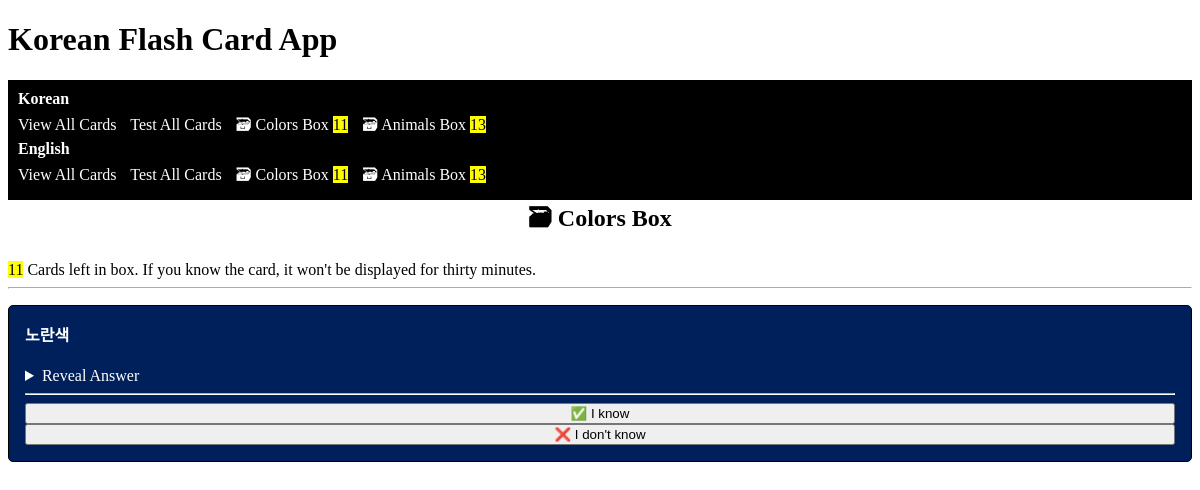
Page /kbox/Colors on the committed database.
### cards/models.py (models this page shows, shortened)
class Card(models.Model):
    korean = models.CharField(max_length=100)
    english = models.CharField(max_length=100)
    box = models.CharField(max_length=100)
    last_tested = models.DateTimeField(auto_now_add=True)

### cards/views.py (the view, shortened to what this page needs)
class KoreanBoxView(KCardListView):
    template_name = "cards/box.html"
    form_class = CardCheckForm
    def get_queryset(self):
        return Card.objects.filter(box=self.kwargs["box_name"])
    def get_context_data(self, **kwargs):
        context = super().get_context_data(**kwargs)
        context["box_number"] = self.kwargs["box_name"]
        if self.object_list:
            eligible_cards = [card for card in self.object_list if self.is_card_eligible(card)]
            if eligible_cards:
                context["check_card"] = random.choice(eligible_cards)
                context["eligible_cards"] = eligible_cards
        return context
    def is_card_eligible(self, card):
        threshold_time = timezone.now() - timedelta(minutes=30)
        return card.last_tested <= threshold_time

### cards/templatetags/cards_tags.py (called while the page is built)
@register.inclusion_tag("cards/k_box_links.html")
def k_boxes_as_links():
    boxes = []
    unique_box_numbers = Card.objects.values_list('box', flat=True).distinct()
    for box_name in unique_box_numbers:
        threshold_time = timezone.now() - timedelta(minutes=30)
        eligible_count = Card.objects.filter(box=box_name, last_tested__lte=threshold_time).count()
        boxes.append({
            "number": box_name,
            "card_count": eligible_count,
        })
    return {"boxes": boxes}

@register.inclusion_tag("cards/e_box_links.html")
def e_boxes_as_links():
    boxes = []
    unique_box_numbers = Card.objects.values_list('box', flat=True).distinct()
    for box_name in unique_box_numbers:
        threshold_time = timezone.now() - timedelta(minutes=30)
        eligible_count = Card.objects.filter(box=box_name, last_tested__lte=threshold_time).count()
        boxes.append({
            "number": box_name,
            "card_count": eligible_count,
        })
    return {"boxes": boxes}

### cards/templates/cards/box.html
{% extends "cards/base.html" %}
{% block content %}
    <h2>🗃 {{ box_number }} Box</h2>
    <mark>{{ eligible_cards | length }}</mark> Card{{ object_list | pluralize }} left in box.
    If you know the card, it won't be displayed for thirty minutes.
    <hr>
    {% if check_card %}
        {% include "cards/card.html" with card=check_card %}
    {% endif %}
{% endblock content %}

### cards/templates/cards/k_box_links.html
{% for box in boxes %}
    <a href="{% url 'kbox' box_name=box.number %}">
        🗃 {{ box.number }} Box <mark>{{ box.card_count }}</mark>
    </a>
{% endfor %}

### cards/templates/cards/e_box_links.html
{% for box in boxes %}
    <a href="{% url 'ebox' box_name=box.number %}">
        🗃 {{ box.number }} Box <mark>{{ box.card_count }}</mark>
    </a>
{% endfor %}

### cards/templates/cards/card.html (shortened to what this page needs)
<article>
    <h4>{{ card.korean }}</h4>
    {% if check_card %}
    <details>
        <summary>Reveal Answer</summary>
    </details>
    <hr>
    {% include "cards/card_check_form.html" with solved=True %}
    {% include "cards/card_check_form.html" with solved=False %}
    {% elif all_check_card %}
    <details>
        <summary>Reveal Answer</summary>
        <p>{{ card.english }}</p>
    </details>
    <hr>
    {% else %}
        <p>{{ card.english }}</p>
        <a href="{% url 'card-update' card.id %}" role="button">
        Edit Card
        </a>
    {% endif %}
 </article>

### cards/templates/cards/base.html (style rules this page uses)
:root { --accent: white; --accent-bg: black; --bg: #BA0C2F; --text: white; --text-light: #585858; --border: Black; --code: #d81b60; --preformatted: #BA0C2F; }
article { background-color: #00205B;; border: 1px solid var(--border); border-radius: 5px; padding: 1em; margin: 1em 0; color: White; }
h2 { text-align: center; }
h2, h4 { margin-top: 0; }
hr { background: var(--accent); border-color: var(--accent); }

### cards/templates/cards/navigation.html (style rules this page uses)
a { color: white; text-decoration: none; margin-right: 10px; }

### rows in the picture
Card: number "Colors", card_count "11", korean "노란색"

### other values in the picture
{{ box.number }} "Animals"
{{ box.card_count }} "13"
{{ box_number }} "Colors"
{{ eligible_cards | length }} "11"
{{ object_list | pluralize }} "s"
